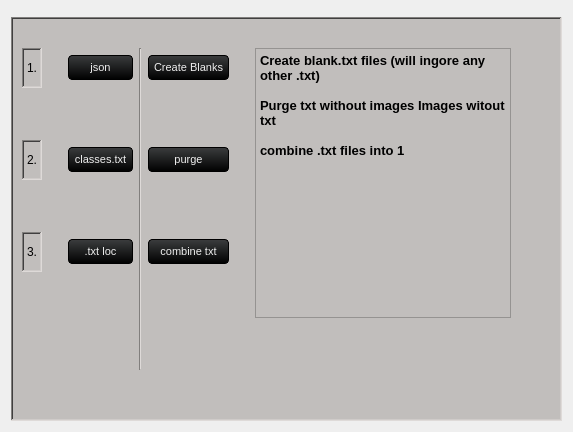
                 <widget class="QWidget" name="tab">
                  <attribute name="title">
                   <string>CONVERT JSON</string>
                  </attribute>
                  <layout class="QGridLayout" name="gridLayout_6">
                   <item row="1" column="0">
                    <widget class="Line" name="line">
                     <property name="orientation">
                      <enum>Qt::Vertical</enum>
                     </property>
                    </widget>
                   </item>
                   <item row="2" column="0">
                    <widget class="QFrame" name="build_darknet_frame">
                     <property name="maximumSize">
                      <size>
                       <width>1920</width>
                       <height>1080</height>
                      </size>
                     </property>
                     <property name="styleSheet">
                      <string notr="true">background-color: rgb(193, 190, 188);</string>
                     </property>
                     <property name="frameShape">
                      <enum>QFrame::WinPanel</enum>
                     </property>
                     <property name="frameShadow">
                      <enum>QFrame::Sunken</enum>
                     </property>
                     <property name="lineWidth">
                      <number>10</number>
                     </property>
                     <property name="midLineWidth">
                      <number>10</number>
                     </property>
                     <layout class="QGridLayout" name="gridLayout_5">
                      <item row="9" column="6">
                       <spacer name="verticalSpacer_95">
                        <property name="orientation">
                         <enum>Qt::Vertical</enum>
                        </property>
                        <property name="sizeHint" stdset="0">
                         <size>
                          <width>20</width>
                          <height>40</height>
                         </size>
                        </property>
                       </spacer>
                      </item>
                      <item row="5" column="5">
                       <spacer name="verticalSpacer_65">
                        <property name="orientation">
                         <enum>Qt::Vertical</enum>
                        </property>
                        <property name="sizeHint" stdset="0">
                         <size>
                          <width>20</width>
                          <height>40</height>
                         </size>
                        </property>
                       </spacer>
                      </item>
                      <item row="3" column="4">
                       <widget class="QPushButton" name="purge">
                        <property name="styleSheet">
                         <string notr="true">QPushButton {
    background-color: qlineargradient(spread:repeat, x1:1, y1:0, x2:1, y2:1, stop:0 rgb(59, 61, 62), stop:1 rgb(0, 0, 0));
    color: rgb(238, 238, 238);
  	font-size: 8pt;
    min-width: 53px;
    border-style: solid;
    border-width: 1px;
    border-radius: 4px;
    border-color: rgb(0, 0, 0);
    padding: 5px;
}

QPushButton:flat {
    background-color: transparent;
    border: none;
    color: rgb(238, 238, 238);
}

QPushButton:disabled {
    background-color: #404040;
    color: #656565;
    border-color: rgb(0, 0, 0);
}

QPushButton:hover {
    background-color: rgba(236, 157, 0, 51);
    border: 1px solid rgb(236, 157, 0);
}

QPushButton:pressed {
    background-color: qlineargradient(spread:repeat, x1:1, y1:0, x2:1, y2:1, stop:0 rgb(28, 28, 32), stop:1 rgb(0, 0, 0));
    border: 1px solid rgb(236, 157, 0);
}

QPushButton:checked {
    background-color: qlineargradient(spread:repeat, x1:1, y1:0, x2:1, y2:1, stop:0 rgb(28, 28, 32), stop:1 rgb(0, 0, 0));
    border: 1px solid #222;
}</string>
                        </property>
                        <property name="text">
                         <string>purge</string>
                        </property>
                       </widget>
                      </item>
                      <item row="1" column="2">
                       <widget class="QPushButton" name="inputButton">
                        <property name="styleSheet">
                         <string notr="true">QPushButton {
    background-color: qlineargradient(spread:repeat, x1:1, y1:0, x2:1, y2:1, stop:0 rgb(59, 61, 62), stop:1 rgb(0, 0, 0));
    color: rgb(238, 238, 238);
  	font-size: 8pt;
    min-width: 53px;
    border-style: solid;
    border-width: 1px;
    border-radius: 4px;
    border-color: rgb(0, 0, 0);
    padding: 5px;
}

QPushButton:flat {
    background-color: transparent;
    border: none;
    color: rgb(238, 238, 238);
}

QPushButton:disabled {
    background-color: #404040;
    color: #656565;
    border-color: rgb(0, 0, 0);
}

QPushButton:hover {
    background-color: rgba(236, 157, 0, 51);
    border: 1px solid rgb(236, 157, 0);
}

QPushButton:pressed {
    background-color: qlineargradient(spread:repeat, x1:1, y1:0, x2:1, y2:1, stop:0 rgb(28, 28, 32), stop:1 rgb(0, 0, 0));
    border: 1px solid rgb(236, 157, 0);
}

QPushButton:checked {
    background-color: qlineargradient(spread:repeat, x1:1, y1:0, x2:1, y2:1, stop:0 rgb(28, 28, 32), stop:1 rgb(0, 0, 0));
    border: 1px solid #222;
}</string>
                        </property>
                        <property name="text">
                         <string>json</string>
                        </property>
                       </widget>
                      </item>
                      <item row="1" column="0">
                       <widget class="QLabel" name="json_1">
                        <property name="frameShape">
                         <enum>QFrame::WinPanel</enum>
                        </property>
                        <property name="frameShadow">
                         <enum>QFrame::Sunken</enum>
                        </property>
                        <property name="text">
                         <string>1.</string>
                        </property>
                       </widget>
                      </item>
                      <item row="5" column="1">
                       <spacer name="verticalSpacer_85">
                        <property name="orientation">
                         <enum>Qt::Vertical</enum>
                        </property>
                        <property name="sizeHint" stdset="0">
                         <size>
                          <width>20</width>
                          <height>40</height>
                         </size>
                        </property>
                       </spacer>
                      </item>
                      <item row="5" column="2">
                       <widget class="QPushButton" name="outputButton">
                        <property name="styleSheet">
                         <string notr="true">QPushButton {
    background-color: qlineargradient(spread:repeat, x1:1, y1:0, x2:1, y2:1, stop:0 rgb(59, 61, 62), stop:1 rgb(0, 0, 0));
    color: rgb(238, 238, 238);
  	font-size: 8pt;
    min-width: 53px;
    border-style: solid;
    border-width: 1px;
    border-radius: 4px;
    border-color: rgb(0, 0, 0);
    padding: 5px;
}

QPushButton:flat {
    background-color: transparent;
    border: none;
    color: rgb(238, 238, 238);
}

QPushButton:disabled {
    background-color: #404040;
    color: #656565;
    border-color: rgb(0, 0, 0);
}

QPushButton:hover {
    background-color: rgba(236, 157, 0, 51);
    border: 1px solid rgb(236, 157, 0);
}

QPushButton:pressed {
    background-color: qlineargradient(spread:repeat, x1:1, y1:0, x2:1, y2:1, stop:0 rgb(28, 28, 32), stop:1 rgb(0, 0, 0));
    border: 1px solid rgb(236, 157, 0);
}

QPushButton:checked {
    background-color: qlineargradient(spread:repeat, x1:1, y1:0, x2:1, y2:1, stop:0 rgb(28, 28, 32), stop:1 rgb(0, 0, 0));
    border: 1px solid #222;
}</string>
                        </property>
                        <property name="text">
                         <string>.txt loc</string>
                        </property>
                       </widget>
                      </item>
                      <item row="5" column="4">
                       <widget class="QPushButton" name="combine_txt_button">
                        <property name="styleSheet">
                         <string notr="true">QPushButton {
    background-color: qlineargradient(spread:repeat, x1:1, y1:0, x2:1, y2:1, stop:0 rgb(59, 61, 62), stop:1 rgb(0, 0, 0));
    color: rgb(238, 238, 238);
  	font-size: 8pt;
    min-width: 53px;
    border-style: solid;
    border-width: 1px;
    border-radius: 4px;
    border-color: rgb(0, 0, 0);
    padding: 5px;
}

QPushButton:flat {
    background-color: transparent;
    border: none;
    color: rgb(238, 238, 238);
}

QPushButton:disabled {
    background-color: #404040;
    color: #656565;
    border-color: rgb(0, 0, 0);
}

QPushButton:hover {
    background-color: rgba(236, 157, 0, 51);
    border: 1px solid rgb(236, 157, 0);
}

QPushButton:pressed {
    background-color: qlineargradient(spread:repeat, x1:1, y1:0, x2:1, y2:1, stop:0 rgb(28, 28, 32), stop:1 rgb(0, 0, 0));
    border: 1px solid rgb(236, 157, 0);
}

QPushButton:checked {
    background-color: qlineargradient(spread:repeat, x1:1, y1:0, x2:1, y2:1, stop:0 rgb(28, 28, 32), stop:1 rgb(0, 0, 0));
    border: 1px solid #222;
}</string>
                        </property>
                        <property name="text">
                         <string>combine txt</string>
                        </property>
                       </widget>
                      </item>
                      <item row="2" column="0">
                       <spacer name="verticalSpacer_22">
                        <property name="orientation">
                         <enum>Qt::Vertical</enum>
                        </property>
                        <property name="sizeHint" stdset="0">
                         <size>
                          <width>20</width>
                          <height>40</height>
                         </size>
                        </property>
                       </spacer>
                      </item>
                      <item row="1" column="4">
                       <widget class="QPushButton" name="create_blanks_button">
                        <property name="styleSheet">
                         <string notr="true">QPushButton {
    background-color: qlineargradient(spread:repeat, x1:1, y1:0, x2:1, y2:1, stop:0 rgb(59, 61, 62), stop:1 rgb(0, 0, 0));
    color: rgb(238, 238, 238);
  	font-size: 8pt;
    min-width: 53px;
    border-style: solid;
    border-width: 1px;
    border-radius: 4px;
    border-color: rgb(0, 0, 0);
    padding: 5px;
}

QPushButton:flat {
    background-color: transparent;
    border: none;
    color: rgb(238, 238, 238);
}

QPushButton:disabled {
    background-color: #404040;
    color: #656565;
    border-color: rgb(0, 0, 0);
}

QPushButton:hover {
    background-color: rgba(236, 157, 0, 51);
    border: 1px solid rgb(236, 157, 0);
}

QPushButton:pressed {
    background-color: qlineargradient(spread:repeat, x1:1, y1:0, x2:1, y2:1, stop:0 rgb(28, 28, 32), stop:1 rgb(0, 0, 0));
    border: 1px solid rgb(236, 157, 0);
}

QPushButton:checked {
    background-color: qlineargradient(spread:repeat, x1:1, y1:0, x2:1, y2:1, stop:0 rgb(28, 28, 32), stop:1 rgb(0, 0, 0));
    border: 1px solid #222;
}</string>
                        </property>
                        <property name="text">
                         <string>Create Blanks</string>
                        </property>
                       </widget>
                      </item>
                      <item row="7" column="5">
                       <spacer name="verticalSpacer_68">
                        <property name="orientation">
                         <enum>Qt::Vertical</enum>
                        </property>
                        <property name="sizeHint" stdset="0">
                         <size>
                          <width>20</width>
                          <height>40</height>
                         </size>
                        </property>
                       </spacer>
                      </item>
                      <item row="3" column="2">
                       <widget class="QPushButton" name="classes">
                        <property name="styleSheet">
                         <string notr="true">QPushButton {
    background-color: qlineargradient(spread:repeat, x1:1, y1:0, x2:1, y2:1, stop:0 rgb(59, 61, 62), stop:1 rgb(0, 0, 0));
    color: rgb(238, 238, 238);
  	font-size: 8pt;
    min-width: 53px;
    border-style: solid;
    border-width: 1px;
    border-radius: 4px;
    border-color: rgb(0, 0, 0);
    padding: 5px;
}

QPushButton:flat {
    background-color: transparent;
    border: none;
    color: rgb(238, 238, 238);
}

QPushButton:disabled {
    background-color: #404040;
    color: #656565;
    border-color: rgb(0, 0, 0);
}

QPushButton:hover {
    background-color: rgba(236, 157, 0, 51);
    border: 1px solid rgb(236, 157, 0);
}

QPushButton:pressed {
    background-color: qlineargradient(spread:repeat, x1:1, y1:0, x2:1, y2:1, stop:0 rgb(28, 28, 32), stop:1 rgb(0, 0, 0));
    border: 1px solid rgb(236, 157, 0);
}

QPushButton:checked {
    background-color: qlineargradient(spread:repeat, x1:1, y1:0, x2:1, y2:1, stop:0 rgb(28, 28, 32), stop:1 rgb(0, 0, 0));
    border: 1px solid #222;
}</string>
                        </property>
                        <property name="text">
                         <string>classes.txt</string>
                        </property>
                       </widget>
                      </item>
                      <item row="5" column="0">
                       <widget class="QLabel" name="num_3_txt_loc_label">
                        <property name="frameShape">
                         <enum>QFrame::WinPanel</enum>
                        </property>
                        <property name="frameShadow">
                         <enum>QFrame::Sunken</enum>
                        </property>
                        <property name="text">
                         <string>3.</string>
                        </property>
                       </widget>
                      </item>
                      <item row="0" column="6">
                       <spacer name="horizontalSpacer_18">
                        <property name="orientation">
                         <enum>Qt::Horizontal</enum>
                        </property>
                        <property name="sizeHint" stdset="0">
                         <size>
                          <width>40</width>
                          <height>20</height>
                         </size>
                        </property>
                       </spacer>
                      </item>
                      <item row="6" column="7">
                       <spacer name="verticalSpacer_89">
                        <property name="orientation">
                         <enum>Qt::Vertical</enum>
                        </property>
                        <property name="sizeHint" stdset="0">
                         <size>
                          <width>20</width>
                          <height>40</height>
                         </size>
                        </property>
                       </spacer>
                      </item>
                      <item row="1" column="5">
                       <spacer name="verticalSpacer_12">
                        <property name="orientation">
                         <enum>Qt::Vertical</enum>
                        </property>
                        <property name="sizeHint" stdset="0">
                         <size>
                          <width>20</width>
                          <height>40</height>
                         </size>
                        </property>
                       </spacer>
                      </item>
                      <item row="3" column="5">
                       <spacer name="verticalSpacer_34">
                        <property name="orientation">
                         <enum>Qt::Vertical</enum>
                        </property>
                        <property name="sizeHint" stdset="0">
                         <size>
                          <width>20</width>
                          <height>40</height>
                         </size>
                        </property>
                       </spacer>
                      </item>
                      <item row="1" column="3" rowspan="8">
                       <widget class="Line" name="ver_seperator">
                        <property name="orientation">
                         <enum>Qt::Vertical</enum>
                        </property>
                       </widget>
                      </item>
                      <item row="0" column="7">
                       <spacer name="horizontalSpacer0">
                        <property name="orientation">
                         <enum>Qt::Horizontal</enum>
                        </property>
                        <property name="sizeHint" stdset="0">
                         <size>
                          <width>40</width>
                          <height>20</height>
                         </size>
                        </property>
                       </spacer>
                      </item>
                      <item row="3" column="0">
                       <widget class="QLabel" name="numb2_class_txt">
                        <property name="frameShape">
                         <enum>QFrame::WinPanel</enum>
                        </property>
                        <property name="frameShadow">
                         <enum>QFrame::Sunken</enum>
                        </property>
                        <property name="text">
                         <string>2.</string>
                        </property>
                       </widget>
                      </item>
                      <item row="4" column="0">
                       <spacer name="verticalSpacer_23">
                        <property name="orientation">
                         <enum>Qt::Vertical</enum>
                        </property>
                        <property name="sizeHint" stdset="0">
                         <size>
                          <width>20</width>
                          <height>40</height>
                         </size>
                        </property>
                       </spacer>
                      </item>
                      <item row="1" column="1">
                       <spacer name="verticalSpacer_66">
                        <property name="orientation">
                         <enum>Qt::Vertical</enum>
                        </property>
                        <property name="sizeHint" stdset="0">
                         <size>
                          <width>20</width>
                          <height>40</height>
                         </size>
                        </property>
                       </spacer>
                      </item>
                      <item row="3" column="1">
                       <spacer name="verticalSpacer_72">
                        <property name="orientation">
                         <enum>Qt::Vertical</enum>
                        </property>
                        <property name="sizeHint" stdset="0">
                         <size>
                          <width>20</width>
                          <height>40</height>
                         </size>
                        </property>
                       </spacer>
                      </item>
                      <item row="1" column="6" rowspan="6">
                       <widget class="QTextBrowser" name="textBrowser">
                        <property name="html">
                         <string>&lt;!DOCTYPE HTML PUBLIC &quot;-//W3C//DTD HTML 4.0//EN&quot; &quot;http://www.w3.org/TR/REC-html40/strict.dtd&quot;&gt;
&lt;html&gt;&lt;head&gt;&lt;meta name=&quot;qrichtext&quot; content=&quot;1&quot; /&gt;&lt;style type=&quot;text/css&quot;&gt;
p, li { white-space: pre-wrap; }
&lt;/style&gt;&lt;/head&gt;&lt;body style=&quot; font-family:'MS Shell Dlg 2'; font-size:8.25pt; font-weight:400; font-style:normal;&quot;&gt;
&lt;p style=&quot; margin-top:0px; margin-bottom:0px; margin-left:0px; margin-right:0px; -qt-block-indent:0; text-indent:0px;&quot;&gt;&lt;span style=&quot; font-size:10pt; font-weight:600;&quot;&gt;Create blank.txt files (will ingore any other .txt)&lt;/span&gt;&lt;/p&gt;
&lt;p style=&quot;-qt-paragraph-type:empty; margin-top:0px; margin-bottom:0px; margin-left:0px; margin-right:0px; -qt-block-indent:0; text-indent:0px; font-size:10pt; font-weight:600;&quot;&gt;&lt;br /&gt;&lt;/p&gt;
&lt;p style=&quot; margin-top:0px; margin-bottom:0px; margin-left:0px; margin-right:0px; -qt-block-indent:0; text-indent:0px;&quot;&gt;&lt;span style=&quot; font-size:10pt; font-weight:600;&quot;&gt;Purge txt without images Images witout txt&lt;/span&gt;&lt;/p&gt;
&lt;p style=&quot;-qt-paragraph-type:empty; margin-top:0px; margin-bottom:0px; margin-left:0px; margin-right:0px; -qt-block-indent:0; text-indent:0px; font-size:10pt; font-weight:600;&quot;&gt;&lt;br /&gt;&lt;/p&gt;
&lt;p style=&quot; margin-top:0px; margin-bottom:0px; margin-left:0px; margin-right:0px; -qt-block-indent:0; text-indent:0px;&quot;&gt;&lt;span style=&quot; font-size:10pt; font-weight:600;&quot;&gt;combine .txt files into 1&lt;/span&gt;&lt;/p&gt;
&lt;p style=&quot;-qt-paragraph-type:empty; margin-top:0px; margin-bottom:0px; margin-left:0px; margin-right:0px; -qt-block-indent:0; text-indent:0px; font-size:10pt; font-weight:600;&quot;&gt;&lt;br /&gt;&lt;/p&gt;
&lt;p style=&quot;-qt-paragraph-type:empty; margin-top:0px; margin-bottom:0px; margin-left:0px; margin-right:0px; -qt-block-indent:0; text-indent:0px; font-size:10pt; font-weight:600;&quot;&gt;&lt;br /&gt;&lt;/p&gt;
&lt;p style=&quot;-qt-paragraph-type:empty; margin-top:0px; margin-bottom:0px; margin-left:0px; margin-right:0px; -qt-block-indent:0; text-indent:0px;&quot;&gt;&lt;br /&gt;&lt;/p&gt;&lt;/body&gt;&lt;/html&gt;</string>
                        </property>
                       </widget>
                      </item>
                     </layout>
                    </widget>
                   </item>
                  </layout>
                 </widget>
